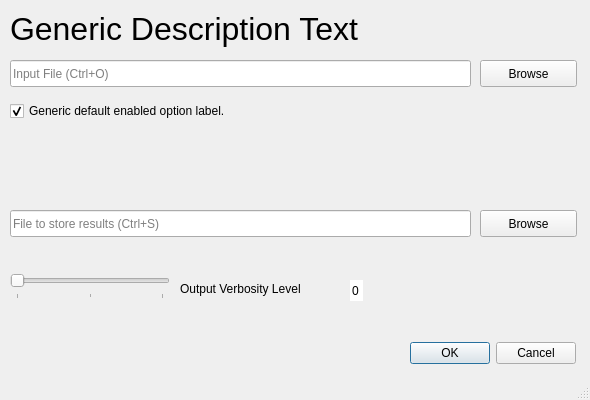
<?xml version="1.0" encoding="UTF-8"?>
<ui version="4.0">
 <class>MainWindow</class>
 <widget class="QMainWindow" name="MainWindow">
  <property name="geometry">
   <rect>
    <x>0</x>
    <y>0</y>
    <width>590</width>
    <height>400</height>
   </rect>
  </property>
  <property name="windowTitle">
   <string notr="true">Generic Window Title</string>
  </property>
  <widget class="QWidget" name="centralwidget">
   <widget class="QLabel" name="label">
    <property name="geometry">
     <rect>
      <x>10</x>
      <y>10</y>
      <width>356</width>
      <height>37</height>
     </rect>
    </property>
    <property name="font">
     <font>
      <pointsize>24</pointsize>
     </font>
    </property>
    <property name="text">
     <string notr="true">Generic Description Text</string>
    </property>
   </widget>
   <widget class="QPushButton" name="pb_infile">
    <property name="geometry">
     <rect>
      <x>480</x>
      <y>60</y>
      <width>97</width>
      <height>27</height>
     </rect>
    </property>
    <property name="text">
     <string notr="true">Browse</string>
    </property>
    <property name="shortcut">
     <string notr="true">Ctrl+O</string>
    </property>
   </widget>
   <widget class="QLineEdit" name="le_infile">
    <property name="geometry">
     <rect>
      <x>10</x>
      <y>60</y>
      <width>461</width>
      <height>27</height>
     </rect>
    </property>
    <property name="text">
     <string notr="true"/>
    </property>
    <property name="placeholderText">
     <string notr="true">Input File (Ctrl+O)</string>
    </property>
   </widget>
   <widget class="QPushButton" name="pb_outfile">
    <property name="geometry">
     <rect>
      <x>480</x>
      <y>210</y>
      <width>97</width>
      <height>27</height>
     </rect>
    </property>
    <property name="text">
     <string notr="true">Browse</string>
    </property>
    <property name="shortcut">
     <string notr="true">Ctrl+S</string>
    </property>
   </widget>
   <widget class="QLineEdit" name="le_outfile">
    <property name="geometry">
     <rect>
      <x>10</x>
      <y>210</y>
      <width>461</width>
      <height>27</height>
     </rect>
    </property>
    <property name="text">
     <string notr="true"/>
    </property>
    <property name="placeholderText">
     <string notr="true">File to store results (Ctrl+S)</string>
    </property>
   </widget>
   <widget class="QDialogButtonBox" name="bb_ok_cancel">
    <property name="geometry">
     <rect>
      <x>400</x>
      <y>340</y>
      <width>176</width>
      <height>27</height>
     </rect>
    </property>
    <property name="toolTip">
     <string notr="true"/>
    </property>
    <property name="standardButtons">
     <set>QDialogButtonBox::Cancel|QDialogButtonBox::Ok</set>
    </property>
   </widget>
   <widget class="QCheckBox" name="cb_plot">
    <property name="geometry">
     <rect>
      <x>10</x>
      <y>100</y>
      <width>282</width>
      <height>22</height>
     </rect>
    </property>
    <property name="text">
     <string notr="true">Generic default enabled option label.</string>
    </property>
    <property name="shortcut">
     <string notr="true">Ctrl+P</string>
    </property>
    <property name="checked">
     <bool>true</bool>
    </property>
   </widget>
   <widget class="QSlider" name="sl_verbosity">
    <property name="geometry">
     <rect>
      <x>10</x>
      <y>270</y>
      <width>160</width>
      <height>29</height>
     </rect>
    </property>
    <property name="toolTip">
     <string notr="true">Verbosity Level</string>
    </property>
    <property name="maximum">
     <number>2</number>
    </property>
    <property name="orientation">
     <enum>Qt::Horizontal</enum>
    </property>
    <property name="invertedAppearance">
     <bool>false</bool>
    </property>
    <property name="tickPosition">
     <enum>QSlider::TicksBelow</enum>
    </property>
    <property name="tickInterval">
     <number>1</number>
    </property>
   </widget>
   <widget class="QLabel" name="label_2">
    <property name="geometry">
     <rect>
      <x>180</x>
      <y>280</y>
      <width>155</width>
      <height>17</height>
     </rect>
    </property>
    <property name="text">
     <string notr="true">Output Verbosity Level</string>
    </property>
   </widget>
   <widget class="QSpinBox" name="sb_verbosity">
    <property name="geometry">
     <rect>
      <x>350</x>
      <y>280</y>
      <width>13</width>
      <height>21</height>
     </rect>
    </property>
    <property name="frame">
     <bool>false</bool>
    </property>
    <property name="readOnly">
     <bool>true</bool>
    </property>
    <property name="buttonSymbols">
     <enum>QAbstractSpinBox::NoButtons</enum>
    </property>
    <property name="maximum">
     <number>2</number>
    </property>
   </widget>
  </widget>
  <widget class="QStatusBar" name="statusbar"/>
  <action name="sc_ctrl_w">
   <property name="text">
    <string notr="true">Ctrl+W</string>
   </property>
   <property name="shortcut">
    <string notr="true">Ctrl+W</string>
   </property>
  </action>
  <action name="sc_ctrl_q">
   <property name="text">
    <string notr="true">Ctrl+Q</string>
   </property>
   <property name="shortcut">
    <string notr="true">Ctrl+Q</string>
   </property>
  </action>
 </widget>
 <resources/>
 <connections>
  <connection>
   <sender>pb_infile</sender>
   <signal>clicked()</signal>
   <receiver>le_infile</receiver>
   <slot>update()</slot>
   <hints>
    <hint type="sourcelabel">
     <x>66</x>
     <y>113</y>
    </hint>
    <hint type="destinationlabel">
     <x>295</x>
     <y>83</y>
    </hint>
   </hints>
  </connection>
  <connection>
   <sender>pb_outfile</sender>
   <signal>clicked()</signal>
   <receiver>le_outfile</receiver>
   <slot>update()</slot>
   <hints>
    <hint type="sourcelabel">
     <x>81</x>
     <y>189</y>
    </hint>
    <hint type="destinationlabel">
     <x>192</x>
     <y>167</y>
    </hint>
   </hints>
  </connection>
  <connection>
   <sender>bb_ok_cancel</sender>
   <signal>rejected()</signal>
   <receiver>MainWindow</receiver>
   <slot>close()</slot>
   <hints>
    <hint type="sourcelabel">
     <x>337</x>
     <y>343</y>
    </hint>
    <hint type="destinationlabel">
     <x>399</x>
     <y>199</y>
    </hint>
   </hints>
  </connection>
  <connection>
   <sender>sc_ctrl_w</sender>
   <signal>triggered()</signal>
   <receiver>MainWindow</receiver>
   <slot>close()</slot>
   <hints>
    <hint type="sourcelabel">
     <x>-1</x>
     <y>-1</y>
    </hint>
    <hint type="destinationlabel">
     <x>399</x>
     <y>199</y>
    </hint>
   </hints>
  </connection>
  <connection>
   <sender>sc_ctrl_q</sender>
   <signal>triggered()</signal>
   <receiver>MainWindow</receiver>
   <slot>close()</slot>
   <hints>
    <hint type="sourcelabel">
     <x>-1</x>
     <y>-1</y>
    </hint>
    <hint type="destinationlabel">
     <x>294</x>
     <y>199</y>
    </hint>
   </hints>
  </connection>
  <connection>
   <sender>sl_verbosity</sender>
   <signal>valueChanged(int)</signal>
   <receiver>sb_verbosity</receiver>
   <slot>setValue(int)</slot>
   <hints>
    <hint type="sourcelabel">
     <x>89</x>
     <y>284</y>
    </hint>
    <hint type="destinationlabel">
     <x>356</x>
     <y>290</y>
    </hint>
   </hints>
  </connection>
 </connections>
</ui>
